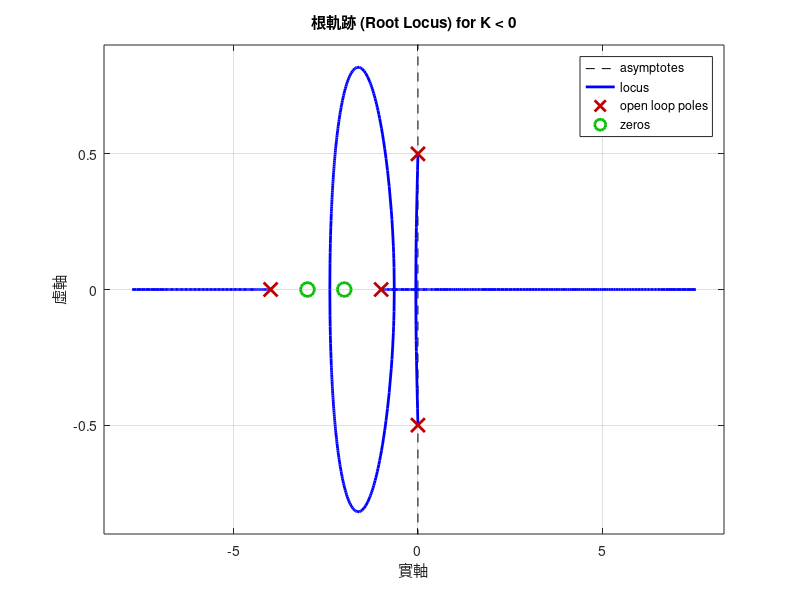

Write the MATLAB code that produced this figure.
poles = [-1, -4, 0.5i, -0.5i];
zeros = [-2, -3];

% K 預設為 -1
sys = zpk(zeros, poles, 1);

figure;
rlocus(-sys);

title('根軌跡 (Root Locus) for K < 0');
xlabel('實軸');
ylabel('虛軸');

grid on;

% xlim([-6 2]);
% ylim([-3 3]);